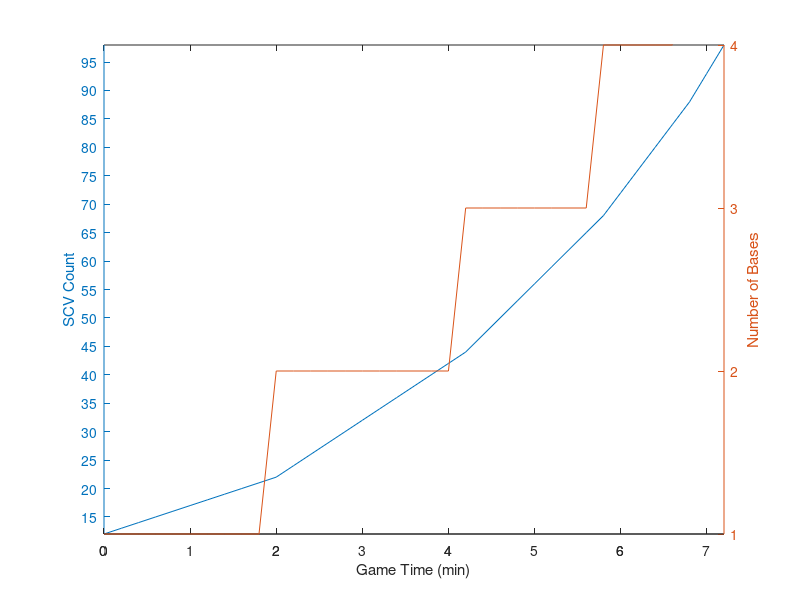

Source code (MATLAB):
clear;
close all;

t = 0;
x = 12;

while x<100
    nbases = floor(x(end)/22)+1;
    t(end+1) = t(end) + 12;
    x(end+1) = x(end) + nbases;
end

t = t(1:(end-1));
x = x(1:(end-1));

nbases = floor(x/22) + 1;

figure;
ax = plotyy(t/60,x,t/60,nbases);
xlabel('Game Time (min)');
xlim(ax(1),[min(t) max(t)]/60);
xlim(ax(2),[min(t) max(t)]/60);
ylim(ax(1),[12 max(x)]);
ylim(ax(2),[1 4]);
ylabel(ax(1),'SCV Count');
ylabel(ax(2),'Number of Bases');
set(ax(1),'xtick',[0 1 2 3 4 5 6 7]);
set(ax(1),'ytick',[15 20 25 30 35 40 45 50 55 60 65 70 75 80 85 90 95]);
set(ax(2),'ytick',[0 1 2 3 4]);
